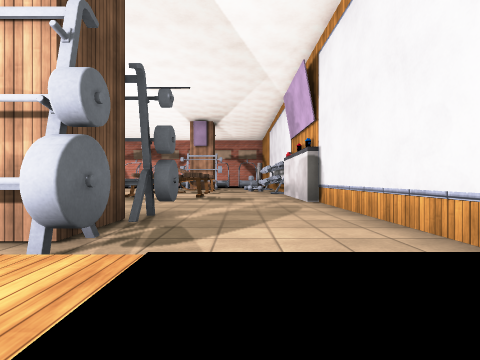
[1] (above)

24 first-person views from a walk through a scene from a Unity 3-D project. The camera is 0.39 m above the floor, looks level and sees 85° across. The floor is counted in squares, 1 m on a side. Each view is taken from the middle of a square. On the plan, view 1 faces up. The plan holds only what a view shows up to about 9 squares ahead; the rest is blank. The place goes on beyond the plan. The player is left out. Some surface patterns are stand-ins.

[2]
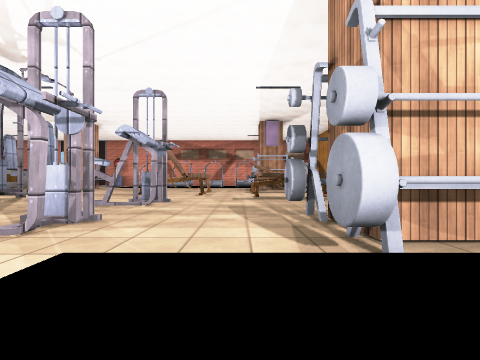

[3]
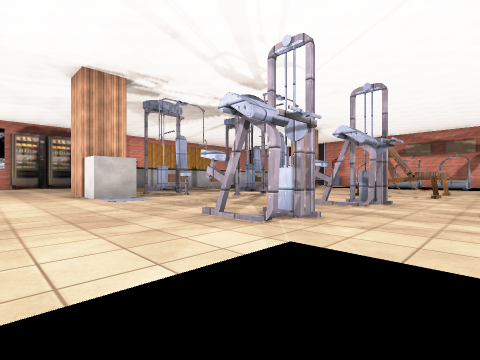

[4]
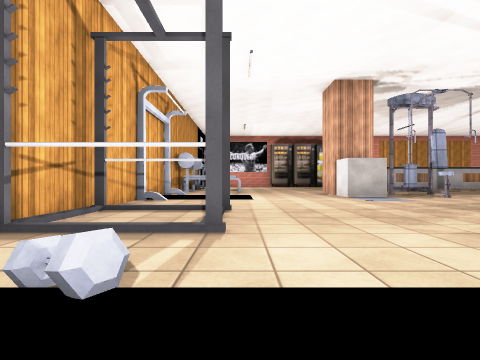

[5]
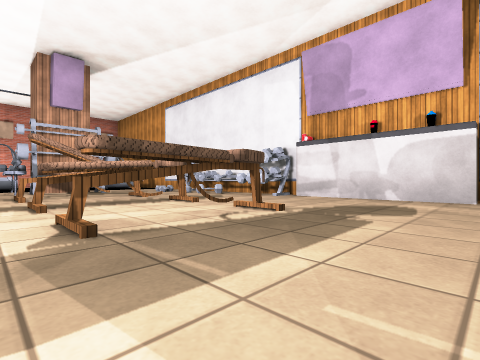

[6]
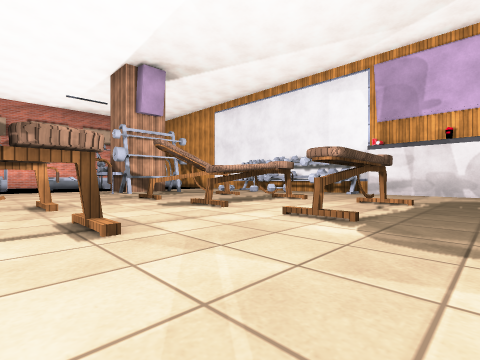

[7]
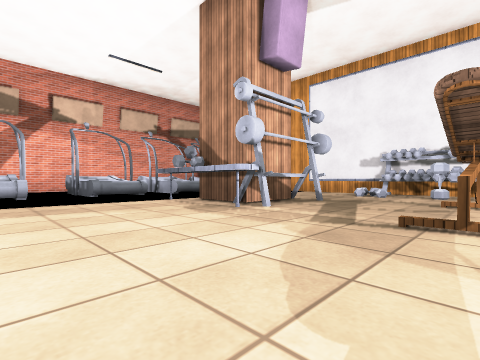

[8]
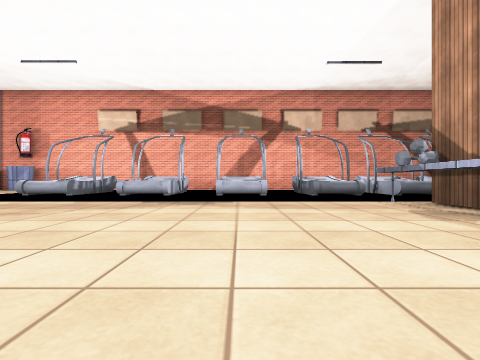

[9]
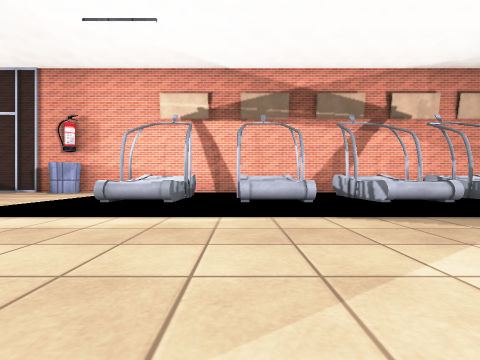

[10]
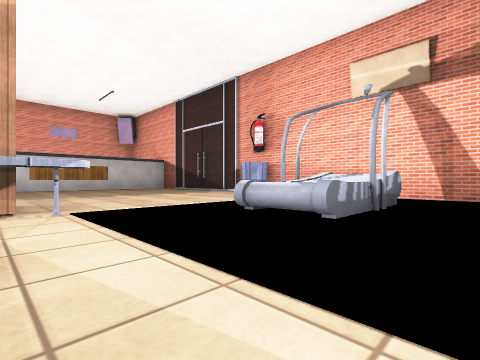

[11]
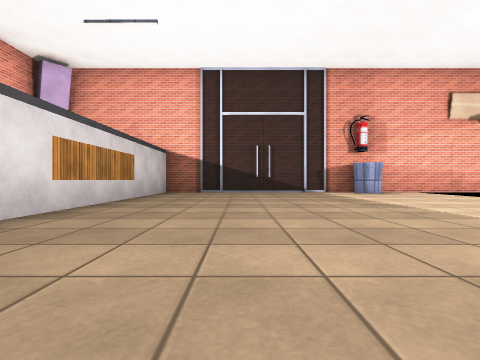

[12]
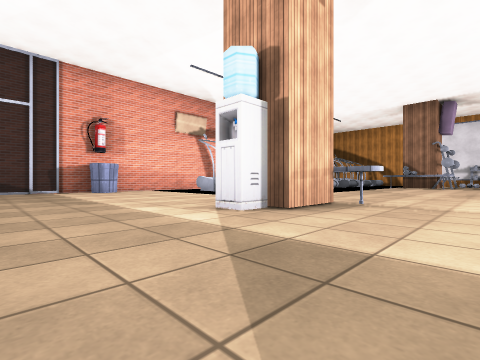

[13]
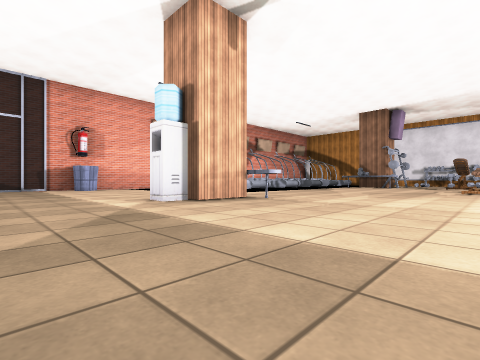

[14]
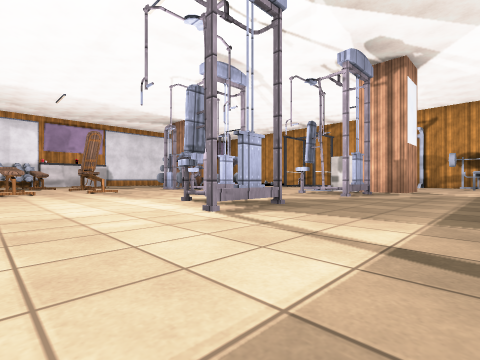

[15]
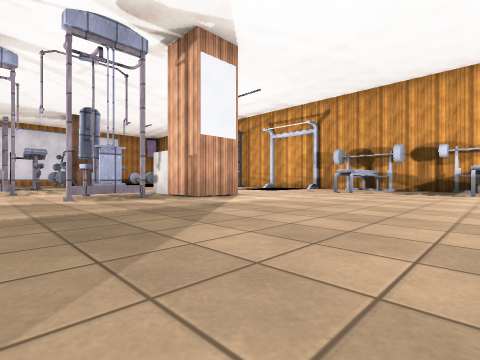

[16]
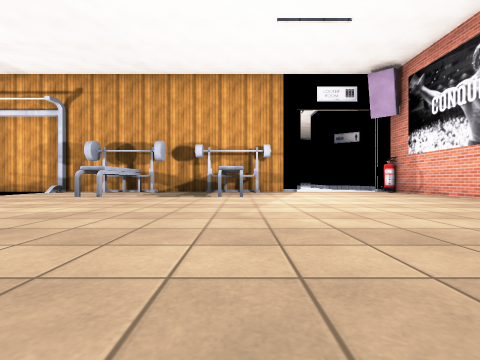

[17]
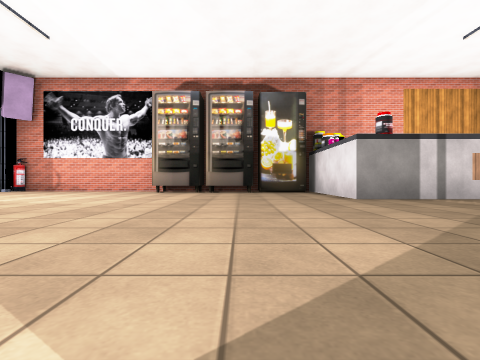

[18]
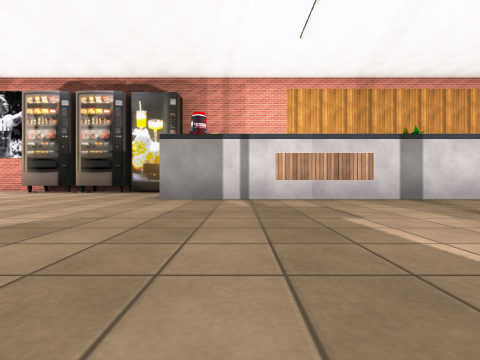

[19]
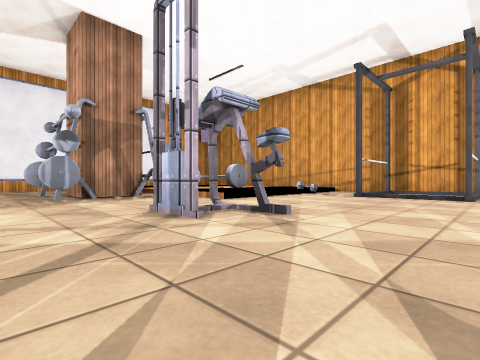

[20]
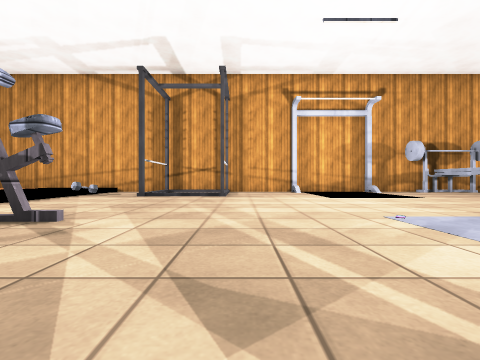

[21]
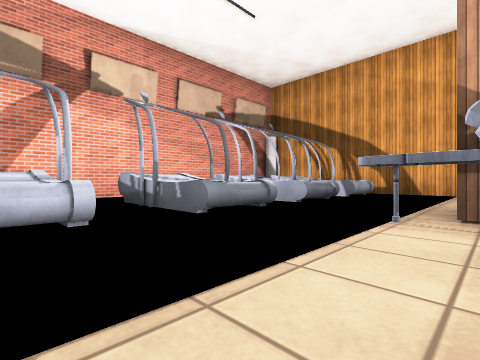

[22]
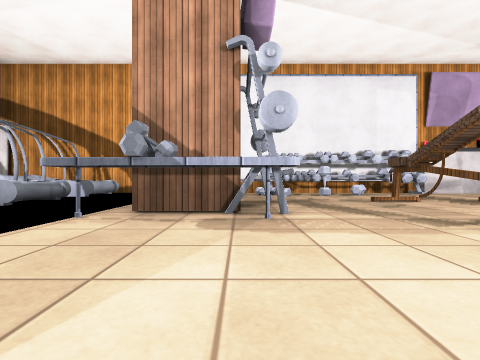

[23]
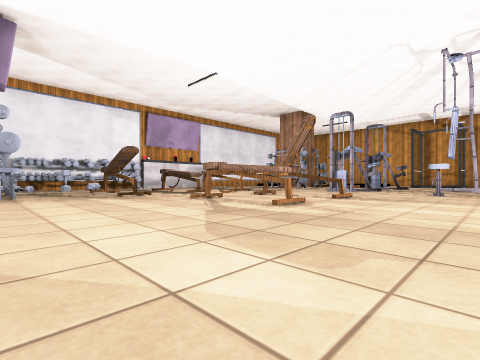

[24]
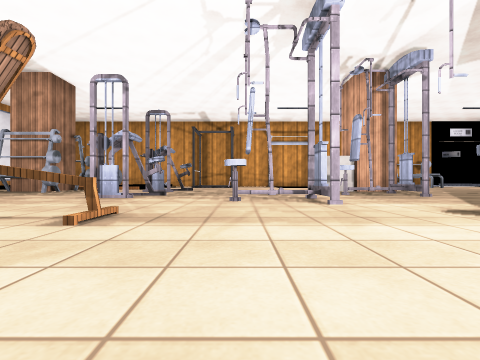

### Floor plan
Key: @ floor where view 1 was taken; # wall or solid block; . main floor; : floor 0.15 m higher than the main floor; / step, stairs or slope; B bench; R rack; M machine; L block; I bin; C water cooler; E fire extinguisher; O other object.
Columns run from 24 left of view 1 to 2 right of it. Each row starts with its distance up from view 1.
 22     ######I################
 21    O........ OOOO O OOOOOO#
 20    O........ OOOO O OOOOOO#
 19    O.........OOOO O OOOOOO#
 18    O........              #
 17    #........#........#... #
 16    O.....C #.........O ...#
 15    O .....##.........R#...#
 14    O  ..................OO#
 13    O.  ..................O#
 12     .. ..............BBB.O#
 11    O.............BBB.....O#
 10    O.......M.........BBB.O#
  9    O.......MM....BBB......#
  8    O.........M.......BBB..#
  7   O .........MMM..........#
  6 #O.........M......M.......#
  5 ##.........MM....M........#
  4 #O...................RRR..#
  3 #O........##L....MM..##...#
  2 #O........##L........R#R..#
  1 #................../
  0 #................../:   @
 -1 #....O..OO.....O.O./:OOOO
 -2 #....O..OO.. ......O
 -3 E....OO.OO.. R...../
 -4 #  ####################

Where each view was taken, in squares from view 1:
view 1: 0 up, 0 right, facing up
view 2: 0 up, 4 left, facing up
view 3: 0 up, 4 left, facing up-left
view 4: 1 down, 4 left, facing left
view 5: 6 up, 4 left, facing up-right
view 6: 7 up, 6 left, facing up-right
view 7: 12 up, 6 left, facing up-right
view 8: 12 up, 6 left, facing up
view 9: 14 up, 9 left, facing up
view 10: 16 up, 9 left, facing up-left
view 11: 14 up, 18 left, facing up
view 12: 13 up, 17 left, facing up-right
view 13: 11 up, 17 left, facing up-right
view 14: 12 up, 16 left, facing down-right
view 15: 7 up, 19 left, facing down-right
view 16: 5 up, 19 left, facing down
view 17: 4 up, 15 left, facing left
view 18: 8 up, 15 left, facing left
view 19: 5 up, 9 left, facing down-right
view 20: 5 up, 9 left, facing down
view 21: 16 up, 6 left, facing up-right
view 22: 15 up, 6 left, facing right
view 23: 15 up, 10 left, facing down-right
view 24: 12 up, 9 left, facing down
